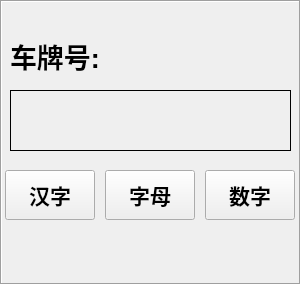
    <widget class="QFrame" name="frame_2">
     <property name="geometry">
      <rect>
       <x>40</x>
       <y>8</y>
       <width>301</width>
       <height>285</height>
      </rect>
     </property>
     <property name="sizePolicy">
      <sizepolicy hsizetype="Ignored" vsizetype="Ignored">
       <horstretch>0</horstretch>
       <verstretch>0</verstretch>
      </sizepolicy>
     </property>
     <property name="minimumSize">
      <size>
       <width>13</width>
       <height>0</height>
      </size>
     </property>
     <property name="font">
      <font>
       <pointsize>24</pointsize>
       <weight>75</weight>
       <bold>true</bold>
       <kerning>true</kerning>
      </font>
     </property>
     <property name="autoFillBackground">
      <bool>false</bool>
     </property>
     <property name="styleSheet">
      <string notr="true">background-image: url(:/background/qrc/background/back.png);
 </string>
     </property>
     <property name="frameShape">
      <enum>QFrame::Box</enum>
     </property>
     <property name="frameShadow">
      <enum>QFrame::Sunken</enum>
     </property>
     <widget class="QLabel" name="label_3">
      <property name="geometry">
       <rect>
        <x>10</x>
        <y>40</y>
        <width>91</width>
        <height>31</height>
       </rect>
      </property>
      <property name="font">
       <font>
        <pointsize>20</pointsize>
        <weight>75</weight>
        <italic>false</italic>
        <bold>true</bold>
       </font>
      </property>
      <property name="text">
       <string>车牌号:</string>
      </property>
     </widget>
     <widget class="QLabel" name="label_speaker">
      <property name="geometry">
       <rect>
        <x>6</x>
        <y>230</y>
        <width>290</width>
        <height>61</height>
       </rect>
      </property>
      <property name="font">
       <font>
        <pointsize>22</pointsize>
        <weight>75</weight>
        <bold>true</bold>
        <underline>false</underline>
        <strikeout>false</strikeout>
        <kerning>true</kerning>
       </font>
      </property>
      <property name="text">
       <string/>
      </property>
     </widget>
     <widget class="QLabel" name="label_carnum">
      <property name="geometry">
       <rect>
        <x>10</x>
        <y>90</y>
        <width>281</width>
        <height>61</height>
       </rect>
      </property>
      <property name="font">
       <font>
        <pointsize>20</pointsize>
        <weight>75</weight>
        <italic>false</italic>
        <bold>true</bold>
        <kerning>true</kerning>
       </font>
      </property>
      <property name="frameShape">
       <enum>QFrame::Box</enum>
      </property>
      <property name="text">
       <string/>
      </property>
      <property name="alignment">
       <set>Qt::AlignCenter</set>
      </property>
     </widget>
     <widget class="QPushButton" name="pbtn_change2">
      <property name="geometry">
       <rect>
        <x>105</x>
        <y>170</y>
        <width>90</width>
        <height>50</height>
       </rect>
      </property>
      <property name="font">
       <font>
        <pointsize>16</pointsize>
        <weight>75</weight>
        <bold>true</bold>
       </font>
      </property>
      <property name="focusPolicy">
       <enum>Qt::NoFocus</enum>
      </property>
      <property name="styleSheet">
       <string notr="true">border-image: url(:/icon/qrc/keyboard-b/button-02.png);</string>
      </property>
      <property name="text">
       <string>字母</string>
      </property>
     </widget>
     <widget class="QPushButton" name="pbtn_change1">
      <property name="geometry">
       <rect>
        <x>5</x>
        <y>170</y>
        <width>90</width>
        <height>50</height>
       </rect>
      </property>
      <property name="font">
       <font>
        <pointsize>16</pointsize>
        <weight>75</weight>
        <bold>true</bold>
       </font>
      </property>
      <property name="focusPolicy">
       <enum>Qt::NoFocus</enum>
      </property>
      <property name="styleSheet">
       <string notr="true">border-image: url(:/icon/qrc/keyboard-b/button-02.png);</string>
      </property>
      <property name="text">
       <string>汉字</string>
      </property>
     </widget>
     <widget class="QPushButton" name="pbtn_change3">
      <property name="geometry">
       <rect>
        <x>205</x>
        <y>170</y>
        <width>90</width>
        <height>50</height>
       </rect>
      </property>
      <property name="font">
       <font>
        <pointsize>16</pointsize>
        <weight>75</weight>
        <bold>true</bold>
       </font>
      </property>
      <property name="focusPolicy">
       <enum>Qt::NoFocus</enum>
      </property>
      <property name="styleSheet">
       <string notr="true">border-image: url(:/icon/qrc/keyboard-b/button-02.png);</string>
      </property>
      <property name="text">
       <string>数字</string>
      </property>
     </widget>
    </widget>
